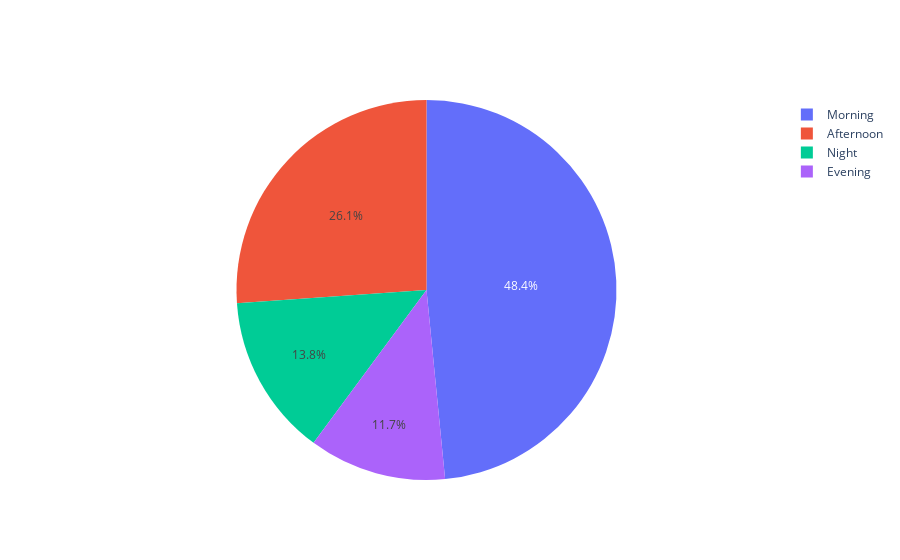

The cell this chart's notebook holds for it:
### Code cell
go.Figure(data=[go.Pie(labels=count_time.index, values=count_time.values)])

### Figure 1 — Plotly figure (JSON) as saved in the notebook; plotly's stock layout.template omitted (floating-point values rounded to 4 significant figures)
{"data": [{"labels": ["Morning", "Afternoon", "Night", "Evening"], "type": "pie", "values": [74462, 40125, 21167, 17973]}], "layout": {}}
